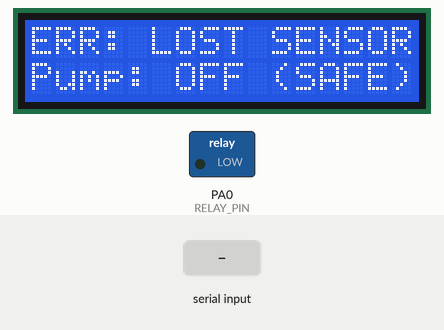
Simulated run of this program. Board: STM32 Black Pill. Shown: 16×2 character LCD, switched loads named in the program (green lamp = pin HIGH). The inputs (shaded band) are chosen by the test bench.

Above: at 2.2 s.
2.3 s: "A90\n" received over the second serial link
At 3.7 s:
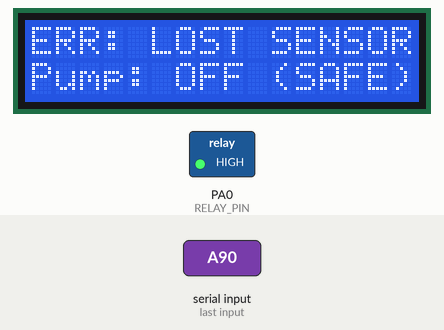
4.1 s: "A,45\n" received over the second serial link
At 5.3 s:
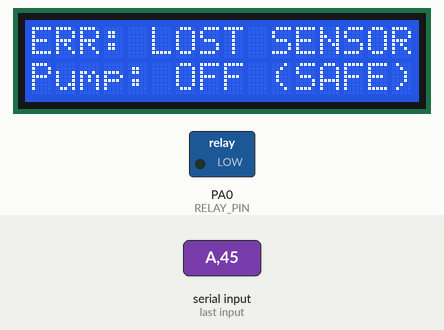
6.1 s: "A\n" received over the second serial link
At 8.0 s:
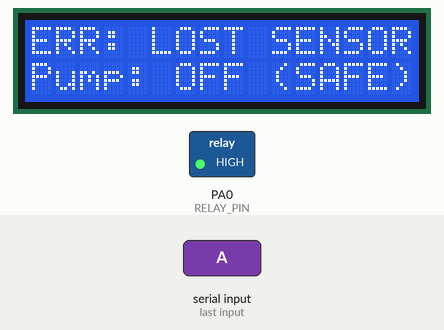
Timing chart, 0 to 9.5 s (numbered marks = the images above; inputs shaded):
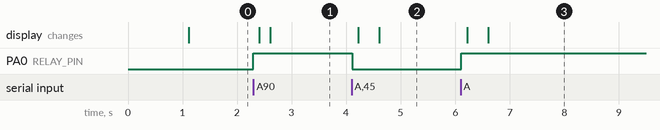

The program:

main.cpp
```cpp
#include <Arduino.h>
#include <Wire.h>
#include <LiquidCrystal_I2C.h>
#include <stdio.h>
#include <string.h>

// Hardware Configuration
#define LCD_ADDR 0x27
LiquidCrystal_I2C lcd(LCD_ADDR, 16, 2);

#define RELAY_PIN PA0
#define RELAY_ON  HIGH
#define RELAY_OFF LOW
#define BLE_BAUDRATE 9600

// Hardware Timer States
HardwareTimer *MyTim = new HardwareTimer(TIM2);
volatile bool tick_1s_flag = false; // Must be volatile for ISR access

int cycle_counter = 0;              // Tracks 60s control cycle
int calculated_pump_on_sec = 0;

// Sensor Calibration
const int SOIL_DRY_RAW = 505; // ADC at 0% moisture
const int SOIL_WET_RAW = 205; // ADC at 100% moisture

// UART & Global States
char rx_buffer[150];
uint8_t rx_index = 0;
unsigned long last_rx_byte_time = 0;
const unsigned long RX_FRAME_TIMEOUT_MS = 1000;

int nhiet_do = 0;
int do_am = 0;
int dien_ap_pin = 0;
int soil_percent = 0;
bool has_valid_data = false;
unsigned long last_valid_packet_time = 0; // [NEW] Lưu thời điểm nhận gói tin cuối
const unsigned long NODE_TIMEOUT_MS = 45000; // [NEW] Ngưỡng timeout 45 giây

// DSP: Median + EMA Pipeline
#define MEDIAN_WINDOW 5
int raw_soil_buffer[MEDIAN_WINDOW];
uint8_t buffer_index = 0;
bool buffer_filled = false;

float filtered_soil_ema = 0;
const float EMA_ALPHA = 0.2; // 20% new signal weight, 80% history

void sort_array(int arr[], int n) {
    for (int i = 0; i < n - 1; i++) {
        for (int j = 0; j < n - i - 1; j++) {
            if (arr[j] > arr[j + 1]) {
                int temp = arr[j];
                arr[j] = arr[j + 1];
                arr[j + 1] = temp;
            }
        }
    }
}

// ADC noise suppression pipeline
int process_dsp_soil(int raw_new) {
    raw_soil_buffer[buffer_index] = raw_new;
    buffer_index++;
    if (buffer_index >= MEDIAN_WINDOW) {
        buffer_index = 0;
        buffer_filled = true;
    }

    if (!buffer_filled) {
        filtered_soil_ema = raw_new;
        return raw_new;
    }

    // Median filter to eliminate spike noise
    int temp_arr[MEDIAN_WINDOW];
    memcpy(temp_arr, raw_soil_buffer, sizeof(raw_soil_buffer));
    sort_array(temp_arr, MEDIAN_WINDOW);
    int median_val = temp_arr[MEDIAN_WINDOW / 2];

    // EMA filter to smooth high-frequency variance
    filtered_soil_ema = (EMA_ALPHA * median_val) + ((1.0 - EMA_ALPHA) * filtered_soil_ema);

    return (int)filtered_soil_ema;
}

// Data Normalization
int calculate_soil_percent(int filtered_raw) {
    // Linear interpolation
    int percent = map(filtered_raw, SOIL_DRY_RAW, SOIL_WET_RAW, 0, 100);
    // Clamp output to prevent logical overflow
    return constrain(percent, 0, 100);
}

// Adaptive Control Logic
const int HOT_TEMP_THRESHOLD = 32;
const int DRY_HUM_THRESHOLD = 45;
const int BASE_TARGET_MOISTURE = 70;
const float BASE_Kp_SEC = 0.05;       // Proportional gain mapping % error to seconds

unsigned long cycle_start_time = 0;
unsigned long calculated_pump_on_time = 0;
bool pump_on = false;
bool is_manual_mode = false;
const int MOISTURE_START_OFFSET = 10;
bool watering_request = false;
int current_target_moisture = BASE_TARGET_MOISTURE;

void pump_control(bool state) {
    if (pump_on != state) {
        digitalWrite(RELAY_PIN, state ? RELAY_ON : RELAY_OFF);
        pump_on = state;

        // Mitigate I2C disruption caused by Relay Back-EMF
        delay(50);
        lcd.init();
    }
}

void timer_driven_pump_control() {
    if (is_manual_mode) return;
    if (!has_valid_data) {
        watering_request = false;
        calculated_pump_on_sec = 0;
        pump_control(false);
        return;
    }

    // Event-Driven Overshoot Protection
    if (soil_percent >= current_target_moisture) {
        if (pump_on) pump_control(false);
        watering_request = false;
        calculated_pump_on_sec = 0;
        // Do not reset cycle_counter to maintain 20s structure
    }

    // 1Hz Timer-Driven Routine
    if (tick_1s_flag) {
        tick_1s_flag = false;
        cycle_counter++;

        // 1. Begin new 60s control cycle
        if (cycle_counter >= 60) {
            cycle_counter = 0;

            current_target_moisture = BASE_TARGET_MOISTURE;
            float dynamic_Kp = BASE_Kp_SEC;

            // Environmental compensation
            if (nhiet_do >= HOT_TEMP_THRESHOLD || do_am <= DRY_HUM_THRESHOLD) {
                current_target_moisture += 5;
                dynamic_Kp = BASE_Kp_SEC * 1.5;
            }
            else if (nhiet_do <= 20 && do_am >= 80) {
                current_target_moisture -= 5;
                dynamic_Kp = BASE_Kp_SEC * 0.8;
            }

            int pump_start_threshold = current_target_moisture - MOISTURE_START_OFFSET;
            pump_start_threshold = constrain(pump_start_threshold, 0, 100);

            if (soil_percent <= pump_start_threshold || watering_request == true) {
                watering_request = true;
                int error = current_target_moisture - soil_percent;

                calculated_pump_on_sec = (int)(dynamic_Kp * error);

                if (calculated_pump_on_sec < 1) {
                    calculated_pump_on_sec = 1;
                }
            }
        }

        // 2. Execute relay state within cycle bounds
        if (watering_request && (cycle_counter < calculated_pump_on_sec)) {
            pump_control(true);
        } else {
            pump_control(false);
        }
    }
}

// UART Packet Parsing
bool parse_pipe_format(const char *buf, int &t, int &h, int &s, int &p) {
    return sscanf(buf, "%d|%d|%d|%d", &t, &h, &s, &p) == 4;
}

void apply_packet(const char *packet) {
    if (strcmp(packet, "A") == 0) {
        is_manual_mode = !is_manual_mode;
        if (is_manual_mode) pump_control(!pump_on);
        else pump_control(false);
        return;
    }

    int t, h, raw_s, p;
    if (parse_pipe_format(packet, t, h, raw_s, p)) {
        if (t >= -10 && t <= 60 && h >= 0 && h <= 100) {
            nhiet_do = t; do_am = h; dien_ap_pin = p;
            soil_percent = calculate_soil_percent(process_dsp_soil(raw_s));
            has_valid_data = true;
            last_valid_packet_time = millis();
        }
    }
}

void clear_rx_buffer() {
    rx_index = 0;
    memset(rx_buffer, 0, sizeof(rx_buffer));
}

void uart_receive() {
    unsigned long now = millis();

    if (rx_index > 0 && now - last_rx_byte_time > RX_FRAME_TIMEOUT_MS) {
        clear_rx_buffer();
    }

    while (Serial1.available()) {
        char c = (char)Serial1.read();
        last_rx_byte_time = millis();

        if (c == 'A') {
            apply_packet("A");
            continue;
        }

        if (c == '\n' || c == '\r') {
            if (rx_index > 0) {
                rx_buffer[rx_index] = '\0';
                apply_packet(rx_buffer);
                clear_rx_buffer();
            }
            continue;
        }

        if (rx_index < sizeof(rx_buffer) - 1) {
            rx_buffer[rx_index++] = c;
            rx_buffer[rx_index] = '\0';
        } else {
            clear_rx_buffer();
        }
    }
}

// [NEW] Hàm giám sát kết nối
void check_node_timeout() {
    // Chỉ kiểm tra khi đã từng có kết nối (has_valid_data == true)
    if (has_valid_data && (millis() - last_valid_packet_time > NODE_TIMEOUT_MS)) {
        has_valid_data = false; // Đánh dấu mất dữ liệu
        pump_control(false);    // Tính năng an toàn: Ép tắt máy bơm ngay lập tức
        is_manual_mode = false; // Reset luôn cả chế độ thủ công
    }
}

// LCD Interface
void lcd_print_fixed(uint8_t row, const char *text) {
    char line[17];
    uint8_t i = 0;
    for (i = 0; i < 16; i++) {
        if (text[i] == '\0') break;
        line[i] = text[i];
    }
    while (i < 16) line[i++] = ' ';
    line[16] = '\0';
    lcd.setCursor(0, row);
    lcd.print(line);
}

unsigned long last_lcd_update_time = 0;
void update_lcd() {
    unsigned long now = millis();
    // Giới hạn tốc độ làm mới LCD ở mức 2Hz (500ms) để tránh nháy màn hình
    if (now - last_lcd_update_time < 500) return;
    last_lcd_update_time = now;

    if (!has_valid_data) {
        // Báo lỗi lên LCD khi mất kết nối Node
        lcd_print_fixed(0, "ERR: LOST SENSOR");
        lcd_print_fixed(1, "Pump: OFF (SAFE)");

        Serial1.print("-1|-1|-1|-1|0\n");
        return;
    }

    char line1[17];
    char line2[17];

    // DÒNG 1: Nhiệt độ và Độ ẩm không khí
    // Format tối đa: "T:32\xDFC H:80%%" -> 14 ký tự
    snprintf(line1, sizeof(line1), "T:%dC H:%d%%", nhiet_do, do_am);

    // DÒNG 2: Độ ẩm đất (Đã bỏ % ở số đầu tiên) và Phần trăm Pin
    // Format tối đa: "S100/75%% B100%%" -> 14 ký tự
    snprintf(line2, sizeof(line2), "S:%d/%d%% B:%d%%", soil_percent, current_target_moisture, dien_ap_pin);

    // Xuất chuỗi ra LCD, hàm lcd_print_fixed tự động điền khoảng trắng vào phần dư
    lcd_print_fixed(0, line1);
    lcd_print_fixed(1, line2);

    // Bắn chuỗi dữ liệu gốc qua UART để PC Gateway và App đọc
    Serial1.print(nhiet_do); Serial1.print("|");
    Serial1.print(do_am); Serial1.print("|");
    Serial1.print(soil_percent); Serial1.print("|");
    Serial1.print(dien_ap_pin); Serial1.print("|");
    Serial1.print(pump_on ? "1" : "0");
    Serial1.print("\n");
}

// Timer2 ISR: Minimal execution footprint
void Timer2_ISR() {
    tick_1s_flag = true;
}

// Main Setup & Loop
void setup() {
    pinMode(RELAY_PIN, OUTPUT);
    digitalWrite(RELAY_PIN, RELAY_OFF);

    Wire.setSDA(PB7);
    Wire.setSCL(PB6);
    Wire.begin();

    lcd.init();
    lcd.backlight();
    lcd_print_fixed(0, "System Init...");
    delay(1000);

    Serial1.begin(BLE_BAUDRATE);

    // Hardware Timer 2 Config (1Hz tick)
    MyTim->setOverflow(1, HERTZ_FORMAT);
    MyTim->attachInterrupt(Timer2_ISR);
    MyTim->resume();
}

void loop() {
    uart_receive();
    check_node_timeout();
    timer_driven_pump_control();
    update_lcd();
}
```

Measured:
- after the input at 2.3 s, PA0 (RELAY_PIN): LOW → HIGH at once; the display: first changes after 0.11 s (image 1 shows a later state)
- after the input at 4.1 s, PA0 (RELAY_PIN): HIGH → LOW at once; the display: first changes after 0.12 s (image 2 shows a later state)
- after the input at 6.1 s, PA0 (RELAY_PIN): LOW → HIGH at once; the display: first changes after 0.12 s (image 3 shows a later state)
